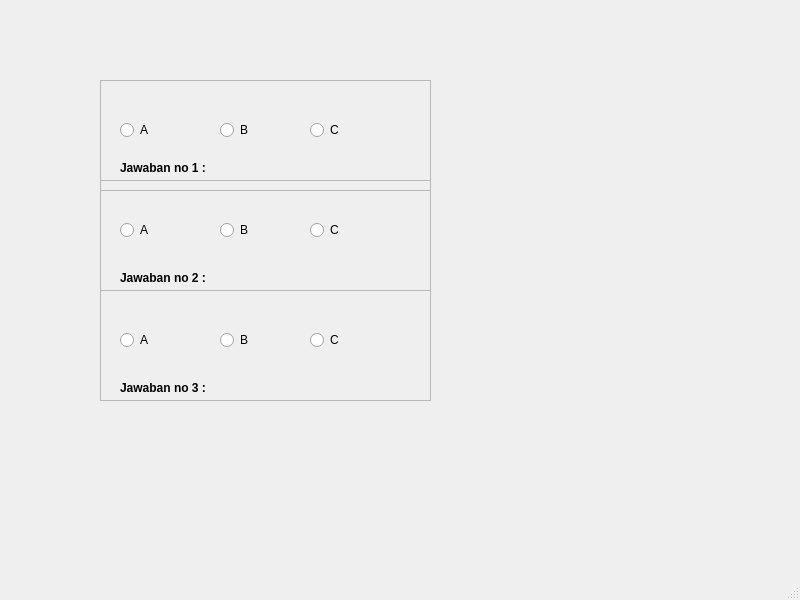
<?xml version="1.0" encoding="UTF-8"?>
<ui version="4.0">
 <class>MainWindow</class>
 <widget class="QMainWindow" name="MainWindow">
  <property name="geometry">
   <rect>
    <x>0</x>
    <y>0</y>
    <width>800</width>
    <height>600</height>
   </rect>
  </property>
  <property name="windowTitle">
   <string>MainWindow</string>
  </property>
  <widget class="QWidget" name="centralwidget">
   <widget class="QLabel" name="label">
    <property name="geometry">
     <rect>
      <x>120</x>
      <y>160</y>
      <width>111</width>
      <height>16</height>
     </rect>
    </property>
    <property name="font">
     <font>
      <weight>75</weight>
      <italic>false</italic>
      <bold>true</bold>
     </font>
    </property>
    <property name="text">
     <string>Jawaban no 1 : </string>
    </property>
   </widget>
   <widget class="QLabel" name="label_2">
    <property name="geometry">
     <rect>
      <x>120</x>
      <y>270</y>
      <width>111</width>
      <height>16</height>
     </rect>
    </property>
    <property name="font">
     <font>
      <weight>75</weight>
      <italic>false</italic>
      <bold>true</bold>
     </font>
    </property>
    <property name="text">
     <string>Jawaban no 2 : </string>
    </property>
   </widget>
   <widget class="QLabel" name="label_3">
    <property name="geometry">
     <rect>
      <x>120</x>
      <y>380</y>
      <width>111</width>
      <height>16</height>
     </rect>
    </property>
    <property name="font">
     <font>
      <weight>75</weight>
      <italic>false</italic>
      <bold>true</bold>
     </font>
    </property>
    <property name="text">
     <string>Jawaban no 3 : </string>
    </property>
   </widget>
   <widget class="QFrame" name="frame">
    <property name="geometry">
     <rect>
      <x>100</x>
      <y>80</y>
      <width>331</width>
      <height>111</height>
     </rect>
    </property>
    <property name="frameShape">
     <enum>QFrame::StyledPanel</enum>
    </property>
    <property name="frameShadow">
     <enum>QFrame::Raised</enum>
    </property>
    <widget class="QRadioButton" name="radioButton">
     <property name="geometry">
      <rect>
       <x>20</x>
       <y>40</y>
       <width>95</width>
       <height>20</height>
      </rect>
     </property>
     <property name="text">
      <string>A</string>
     </property>
    </widget>
    <widget class="QRadioButton" name="radioButton_2">
     <property name="geometry">
      <rect>
       <x>120</x>
       <y>40</y>
       <width>95</width>
       <height>20</height>
      </rect>
     </property>
     <property name="text">
      <string>B</string>
     </property>
    </widget>
    <widget class="QRadioButton" name="radioButton_3">
     <property name="geometry">
      <rect>
       <x>210</x>
       <y>40</y>
       <width>95</width>
       <height>20</height>
      </rect>
     </property>
     <property name="text">
      <string>C</string>
     </property>
    </widget>
   </widget>
   <widget class="QFrame" name="frame_2">
    <property name="geometry">
     <rect>
      <x>100</x>
      <y>180</y>
      <width>331</width>
      <height>111</height>
     </rect>
    </property>
    <property name="frameShape">
     <enum>QFrame::StyledPanel</enum>
    </property>
    <property name="frameShadow">
     <enum>QFrame::Raised</enum>
    </property>
    <widget class="QRadioButton" name="radioButton_4">
     <property name="geometry">
      <rect>
       <x>20</x>
       <y>40</y>
       <width>95</width>
       <height>20</height>
      </rect>
     </property>
     <property name="text">
      <string>A</string>
     </property>
    </widget>
    <widget class="QRadioButton" name="radioButton_5">
     <property name="geometry">
      <rect>
       <x>120</x>
       <y>40</y>
       <width>95</width>
       <height>20</height>
      </rect>
     </property>
     <property name="text">
      <string>B</string>
     </property>
    </widget>
    <widget class="QRadioButton" name="radioButton_6">
     <property name="geometry">
      <rect>
       <x>210</x>
       <y>40</y>
       <width>95</width>
       <height>20</height>
      </rect>
     </property>
     <property name="text">
      <string>C</string>
     </property>
    </widget>
   </widget>
   <widget class="QFrame" name="frame_3">
    <property name="geometry">
     <rect>
      <x>100</x>
      <y>290</y>
      <width>331</width>
      <height>111</height>
     </rect>
    </property>
    <property name="frameShape">
     <enum>QFrame::StyledPanel</enum>
    </property>
    <property name="frameShadow">
     <enum>QFrame::Raised</enum>
    </property>
    <widget class="QRadioButton" name="radioButton_7">
     <property name="geometry">
      <rect>
       <x>20</x>
       <y>40</y>
       <width>95</width>
       <height>20</height>
      </rect>
     </property>
     <property name="text">
      <string>A</string>
     </property>
    </widget>
    <widget class="QRadioButton" name="radioButton_8">
     <property name="geometry">
      <rect>
       <x>120</x>
       <y>40</y>
       <width>95</width>
       <height>20</height>
      </rect>
     </property>
     <property name="text">
      <string>B</string>
     </property>
    </widget>
    <widget class="QRadioButton" name="radioButton_9">
     <property name="geometry">
      <rect>
       <x>210</x>
       <y>40</y>
       <width>95</width>
       <height>20</height>
      </rect>
     </property>
     <property name="text">
      <string>C</string>
     </property>
    </widget>
   </widget>
   <zorder>frame</zorder>
   <zorder>label</zorder>
   <zorder>label_2</zorder>
   <zorder>label_3</zorder>
   <zorder>frame_2</zorder>
   <zorder>frame_3</zorder>
  </widget>
  <widget class="QMenuBar" name="menubar">
   <property name="geometry">
    <rect>
     <x>0</x>
     <y>0</y>
     <width>800</width>
     <height>26</height>
    </rect>
   </property>
  </widget>
  <widget class="QStatusBar" name="statusbar"/>
 </widget>
 <resources/>
 <connections/>
</ui>
